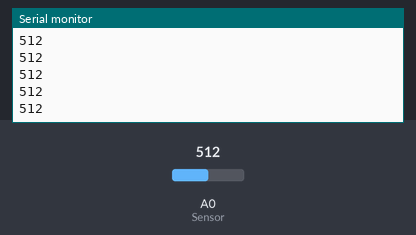
The sketch below on a simulated Arduino Uno, built with avr-gcc and run on an emulated ATmega328P. Parts: the last lines printed to the serial monitor. Inputs (shaded band) come from the test bench; at power-on: A0 (Sensor) = 512.

Above: at 1.2 s.
1.3 s: A0 (Sensor) set to 716
At 1.56 s:
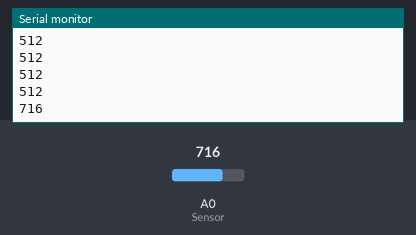
2.8 s: A0 (Sensor) set to 900
At 2.96 s:
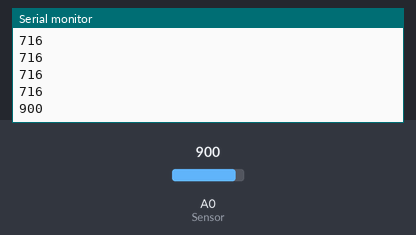
Timing chart, 0 to 5.8 s (numbered marks = the images above; inputs shaded):
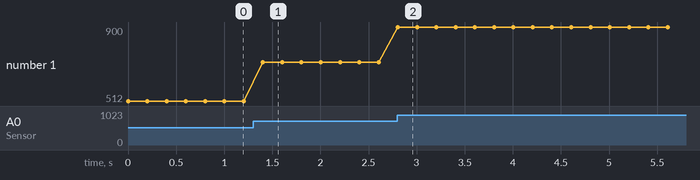

The sketch:

Sensor.ino
```cpp
//EXAMPLE CODE: IR Obstacle Collision Detection Module // Henry's Bench

int LED = 13; // Use the onboard Uno LED
int Sensor = A0; // This is our input pin
void setup()
{
  pinMode(Sensor, INPUT);
  Serial.begin(9600);
}

void loop()
{
  int sensorRead = analogRead(Sensor);

  Serial.println( sensorRead );

  delay(200);
}
```

Measured:
- after the input at 1.3 s, the serial monitor: prints a new line after 0.10 s (image 1)
- after the input at 2.8 s, the serial monitor: prints a new line at once (image 2)
- plotted number 1: 512 → 716 after the input at 1.3 s, 716 → 900 after the input at 2.8 s
